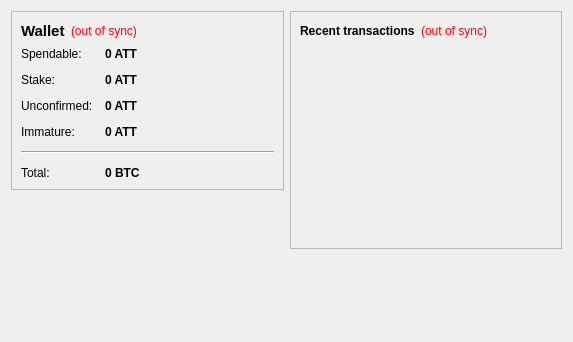
<?xml version="1.0" encoding="UTF-8"?>
<ui version="4.0">
 <class>OverviewPage</class>
 <widget class="QWidget" name="OverviewPage">
  <property name="geometry">
   <rect>
    <x>0</x>
    <y>0</y>
    <width>573</width>
    <height>342</height>
   </rect>
  </property>
  <property name="windowTitle">
   <string>Form</string>
  </property>
  <layout class="QHBoxLayout" name="horizontalLayout" stretch="1,1">
   <item>
    <layout class="QVBoxLayout" name="verticalLayout_2">
     <item>
      <widget class="QFrame" name="frame">
       <property name="frameShape">
        <enum>QFrame::StyledPanel</enum>
       </property>
       <property name="frameShadow">
        <enum>QFrame::Raised</enum>
       </property>
       <layout class="QVBoxLayout" name="verticalLayout_4">
        <item>
         <layout class="QHBoxLayout" name="horizontalLayout_4">
          <item>
           <widget class="QLabel" name="label_5">
            <property name="font">
             <font>
              <pointsize>11</pointsize>
              <weight>75</weight>
              <bold>true</bold>
             </font>
            </property>
            <property name="text">
             <string>Wallet</string>
            </property>
           </widget>
          </item>
          <item>
           <widget class="QLabel" name="labelWalletStatus">
            <property name="toolTip">
             <string>The displayed information may be out of date. Your wallet automatically synchronizes with the ATTIS network after a connection is established, but this process has not completed yet.</string>
            </property>
            <property name="styleSheet">
             <string notr="true">QLabel { color: red; }</string>
            </property>
            <property name="text">
             <string notr="true">(out of sync)</string>
            </property>
            <property name="alignment">
             <set>Qt::AlignLeading|Qt::AlignLeft|Qt::AlignVCenter</set>
            </property>
           </widget>
          </item>
          <item>
           <spacer name="horizontalSpacer_2">
            <property name="orientation">
             <enum>Qt::Horizontal</enum>
            </property>
            <property name="sizeHint" stdset="0">
             <size>
              <width>40</width>
              <height>20</height>
             </size>
            </property>
           </spacer>
          </item>
         </layout>
        </item>
        <item>
         <layout class="QFormLayout" name="formLayout_2">
          <property name="fieldGrowthPolicy">
           <enum>QFormLayout::AllNonFixedFieldsGrow</enum>
          </property>
          <property name="horizontalSpacing">
           <number>12</number>
          </property>
          <property name="verticalSpacing">
           <number>12</number>
          </property>
          <item row="0" column="0">
           <widget class="QLabel" name="label">
            <property name="text">
             <string>Spendable:</string>
            </property>
           </widget>
          </item>
          <item row="0" column="1">
           <widget class="QLabel" name="labelBalance">
            <property name="font">
             <font>
              <weight>75</weight>
              <bold>true</bold>
             </font>
            </property>
            <property name="cursor">
             <cursorShape>IBeamCursor</cursorShape>
            </property>
            <property name="toolTip">
             <string>Your current spendable balance</string>
            </property>
            <property name="text">
             <string notr="true">0 ATT</string>
            </property>
            <property name="textInteractionFlags">
             <set>Qt::LinksAccessibleByMouse|Qt::TextSelectableByKeyboard|Qt::TextSelectableByMouse</set>
            </property>
           </widget>
          </item>
          <item row="1" column="0">
           <widget class="QLabel" name="label_6">
            <property name="text">
             <string>Stake:</string>
            </property>
           </widget>
          </item>
          <item row="1" column="1">
           <widget class="QLabel" name="labelStake">
            <property name="font">
             <font>
              <weight>75</weight>
              <bold>true</bold>
             </font>
            </property>
            <property name="cursor">
             <cursorShape>IBeamCursor</cursorShape>
            </property>
            <property name="toolTip">
             <string>Total of coins that was staked, and do not yet count toward the current balance</string>
            </property>
            <property name="text">
             <string notr="true">0 ATT</string>
            </property>
            <property name="textInteractionFlags">
             <set>Qt::LinksAccessibleByMouse|Qt::TextSelectableByKeyboard|Qt::TextSelectableByMouse</set>
            </property>
           </widget>
          </item>
          <item row="2" column="0">
           <widget class="QLabel" name="label_3">
            <property name="text">
             <string>Unconfirmed:</string>
            </property>
           </widget>
          </item>
          <item row="2" column="1">
           <widget class="QLabel" name="labelUnconfirmed">
            <property name="font">
             <font>
              <weight>75</weight>
              <bold>true</bold>
             </font>
            </property>
            <property name="cursor">
             <cursorShape>IBeamCursor</cursorShape>
            </property>
            <property name="toolTip">
             <string>Total of transactions that have yet to be confirmed, and do not yet count toward the current balance</string>
            </property>
            <property name="text">
             <string notr="true">0 ATT</string>
            </property>
            <property name="textInteractionFlags">
             <set>Qt::LinksAccessibleByMouse|Qt::TextSelectableByKeyboard|Qt::TextSelectableByMouse</set>
            </property>
           </widget>
          </item>
          <item row="3" column="0">
           <widget class="QLabel" name="labelImmatureText">
            <property name="text">
             <string>Immature:</string>
            </property>
           </widget>
          </item>
          <item row="3" column="1">
           <widget class="QLabel" name="labelImmature">
            <property name="font">
             <font>
              <weight>75</weight>
              <bold>true</bold>
             </font>
            </property>
            <property name="toolTip">
             <string>Mined balance that has not yet matured</string>
            </property>
            <property name="text">
             <string notr="true">0 ATT</string>
            </property>
            <property name="textInteractionFlags">
             <set>Qt::LinksAccessibleByMouse|Qt::TextSelectableByKeyboard|Qt::TextSelectableByMouse</set>
            </property>
           </widget>
          </item>
          <item row="4" column="0" colspan="2">
           <widget class="Line" name="line">
            <property name="orientation">
             <enum>Qt::Horizontal</enum>
            </property>
           </widget>
          </item>
          <item row="5" column="0">
           <widget class="QLabel" name="labelTotalText">
            <property name="text">
             <string>Total:</string>
            </property>
           </widget>
          </item>
          <item row="5" column="1">
           <widget class="QLabel" name="labelTotal">
            <property name="font">
             <font>
              <weight>75</weight>
              <bold>true</bold>
             </font>
            </property>
            <property name="cursor">
             <cursorShape>IBeamCursor</cursorShape>
            </property>
            <property name="toolTip">
             <string>Your current total balance</string>
            </property>
            <property name="text">
             <string notr="true">0 BTC</string>
            </property>
            <property name="textInteractionFlags">
             <set>Qt::LinksAccessibleByMouse|Qt::TextSelectableByKeyboard|Qt::TextSelectableByMouse</set>
            </property>
           </widget>
          </item>
         </layout>
        </item>
       </layout>
      </widget>
     </item>
     <item>
      <spacer name="verticalSpacer">
       <property name="orientation">
        <enum>Qt::Vertical</enum>
       </property>
       <property name="sizeHint" stdset="0">
        <size>
         <width>20</width>
         <height>40</height>
        </size>
       </property>
      </spacer>
     </item>
    </layout>
   </item>
   <item>
    <layout class="QVBoxLayout" name="verticalLayout_3">
     <item>
      <widget class="QFrame" name="frame_2">
       <property name="frameShape">
        <enum>QFrame::StyledPanel</enum>
       </property>
       <property name="frameShadow">
        <enum>QFrame::Raised</enum>
       </property>
       <layout class="QVBoxLayout" name="verticalLayout">
        <item>
         <layout class="QHBoxLayout" name="horizontalLayout_2">
          <item>
           <widget class="QLabel" name="label_4">
            <property name="text">
             <string>&lt;b&gt;Recent transactions&lt;/b&gt;</string>
            </property>
           </widget>
          </item>
          <item>
           <widget class="QLabel" name="labelTransactionsStatus">
            <property name="toolTip">
             <string>The displayed information may be out of date. Your wallet automatically synchronizes with the ATTIS network after a connection is established, but this process has not completed yet.</string>
            </property>
            <property name="styleSheet">
             <string notr="true">QLabel { color: red; }</string>
            </property>
            <property name="text">
             <string notr="true">(out of sync)</string>
            </property>
            <property name="alignment">
             <set>Qt::AlignRight|Qt::AlignTrailing|Qt::AlignVCenter</set>
            </property>
           </widget>
          </item>
          <item>
           <spacer name="horizontalSpacer">
            <property name="orientation">
             <enum>Qt::Horizontal</enum>
            </property>
            <property name="sizeHint" stdset="0">
             <size>
              <width>40</width>
              <height>20</height>
             </size>
            </property>
           </spacer>
          </item>
         </layout>
        </item>
        <item>
         <widget class="QListView" name="listTransactions">
          <property name="styleSheet">
           <string notr="true">QListView { background: transparent; }</string>
          </property>
          <property name="frameShape">
           <enum>QFrame::NoFrame</enum>
          </property>
          <property name="verticalScrollBarPolicy">
           <enum>Qt::ScrollBarAlwaysOff</enum>
          </property>
          <property name="horizontalScrollBarPolicy">
           <enum>Qt::ScrollBarAlwaysOff</enum>
          </property>
          <property name="selectionMode">
           <enum>QAbstractItemView::NoSelection</enum>
          </property>
         </widget>
        </item>
       </layout>
      </widget>
     </item>
     <item>
      <spacer name="verticalSpacer_2">
       <property name="orientation">
        <enum>Qt::Vertical</enum>
       </property>
       <property name="sizeHint" stdset="0">
        <size>
         <width>20</width>
         <height>40</height>
        </size>
       </property>
      </spacer>
     </item>
    </layout>
   </item>
  </layout>
 </widget>
 <resources/>
 <connections/>
</ui>
